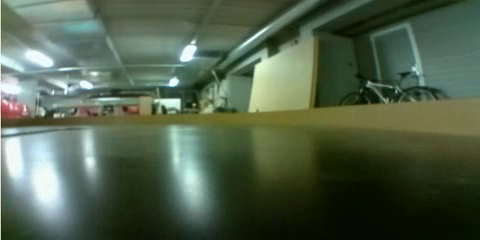
//> input picture frame 1914 of test_footage/output.avi, 480 x 240 px
$ ./test   (built with g++ and OpenCV 4)
//> lines starting //> are read from the running program, lines starting //| are printed output that depends on the picture; after the words box and inside, x2 and y2 are one past the last pixel; in counts of white or black regions, pixels touching at a corner belong together
#include "opencv2/core.hpp"
#include "opencv2/imgcodecs.hpp"
#include "opencv2/imgproc/imgproc.hpp"
#include "opencv2/highgui/highgui.hpp"
#include "opencv2/highgui/highgui_c.h"
#include <stdlib.h>
#include <stdio.h>
#include <iostream>
#include <numeric>

#define SERVO_PIN 18 // BCM hardware PWM servo pin

using namespace std;
using namespace cv;


void Dilation( int, void* );
void MyFilledCircle( Mat img, Point center );
double VectorAvg( std::vector<int> const& v );
void CloseWindows();
void DisplayHistogram( int height, int width, Mat values, double middlepoint );

cv::Mat ClaheEqualization( Mat source ) {
	// Clahe equalization
	// READ RGB color image and convert it to Lab
    Mat lab_image;
    cvtColor(source, lab_image, CV_BGR2Lab);

    // Extract the L channel
    vector<Mat> lab_planes(3);
    split(lab_image, lab_planes);  // now we have the L image in lab_planes[0]

    // apply the CLAHE algorithm to the L channel
    Ptr<CLAHE> clahe = createCLAHE();
    clahe->setClipLimit(3);
	clahe->setTilesGridSize( Size (8,8) );
    Mat dst;
    clahe->apply(lab_planes[0], dst);

    // Merge the the color planes back into an Lab image
    dst.copyTo(lab_planes[0]);
    cv::merge(lab_planes, lab_image);

	// convert back to RGB
   	Mat image_clahe;
   	cvtColor(lab_image, image_clahe, CV_Lab2BGR);

	return image_clahe;
}

Mat src;
// Timer functionality for code performance testing
double t = 0;

int main(int argc,char** argv){

	// Define manual driving control
	bool detect = true;

	// Define video capture
	VideoCapture cap("output.avi");


	while ( cap.isOpened() )
    {
		// Send VideoCapture to src Mat
		cap >> src;
//> src is the input picture: 240 rows x 480 cols, CV_8UC3; mean B, G, R 74.9, 96.1, 80.4
        if(src.empty()) break;

		// Performance test
		t = (double)getTickCount();

		// Get source image height and width
		int src_height = src.size().height;
//> src_height = 240
		int src_width = src.size().width;
//> src_width = 480

		//char key = (char) waitKey(1);
		char key = 'p';

		if (key == 'p') detect = true;
		else if (key == 'o') detect = false;

		if (detect)
		{
			Mat crop;
			Rect crop_region(0, 120, src_width, 120);
//> crop_region = Rect(0, 120, 480, 120)

			crop=src(crop_region);
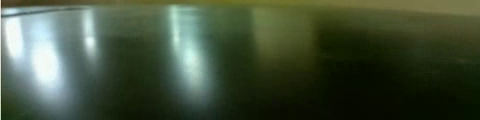
//> crop: 120 rows x 480 cols, CV_8UC3; mean B, G, R 58.2, 79.7, 66.3


			Mat image_clahe = ClaheEqualization(crop);
//> in ClaheEqualization, `cvtColor(source, lab_image, CV_BGR2Lab);`: lab_image: 120 rows x 480 cols, CV_8UC3; mean of channels 0, 1, 2 79.1, 118.9, 138.5
//> in ClaheEqualization, `split(lab_image, lab_planes);`:
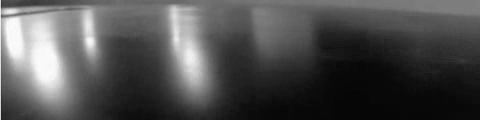
//> lab_planes[0]: 120 rows x 480 cols, CV_8UC1; min 6, max 252, mean 79.1
//> in ClaheEqualization, `split(lab_image, lab_planes);`:
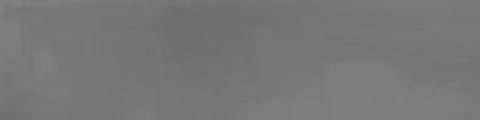
//> lab_planes[1]: 120 rows x 480 cols, CV_8UC1; min 108, max 131, mean 118.9
//> in ClaheEqualization, `split(lab_image, lab_planes);`:
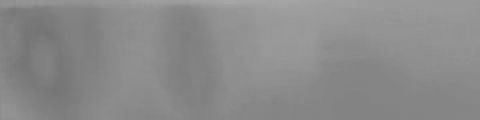
//> lab_planes[2]: 120 rows x 480 cols, CV_8UC1; min 117, max 166, mean 138.5
//> in ClaheEqualization, `clahe->apply(lab_planes[0], dst);`:
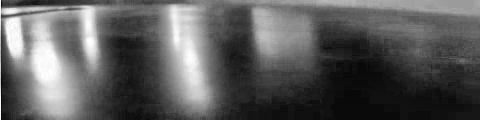
//> dst: 120 rows x 480 cols, CV_8UC1; min 7, max 255, mean 91.9
//> in ClaheEqualization, `cv::merge(lab_planes, lab_image);`: lab_image: 120 rows x 480 cols, CV_8UC3; mean of channels 0, 1, 2 91.9, 118.9, 138.5
//> in ClaheEqualization, `cvtColor(lab_image, image_clahe, CV_Lab2BGR);`:
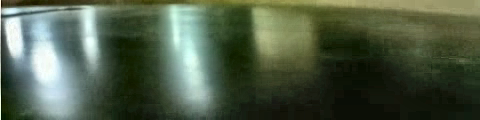
//> image_clahe: 120 rows x 480 cols, CV_8UC3; mean B, G, R 70.7, 91.9, 78.6


			// Convert to HSV
			Mat hsv;
			cvtColor(image_clahe, hsv, CV_BGR2HSV);
//> hsv: 120 rows x 480 cols, CV_8UC3; mean H, S, V 53.1, 99.5, 92.5

			// Detect floor
			Mat frame_threshold;
			inRange(hsv, Scalar(37, 0, 0), Scalar(179, 255, 255), frame_threshold);
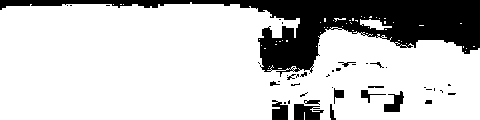
//> frame_threshold: 120 rows x 480 cols, CV_8UC1; 78.5% white; 43 black regions (28 under 20 px), largest, box (x1, y1, x2, y2) and area: (0, 0, 480, 77) 10924, (294, 104, 324, 120) 359, (272, 100, 288, 120) 252

			// Sum image intensity values by columns
			Mat histogramValues;
        	reduce( frame_threshold, histogramValues, 0, CV_REDUCE_SUM, CV_32F );
//> histogramValues = 480 values, max 30090 at index 190, min 7395 at index 305, mean 24033.8

			// CHECK WHAT VALUES ARE STORED IN histogramVAlues WHEN NO FLOOR DETECTED

			// Find min and max valuess
			double min, max;
			minMaxIdx( histogramValues, &min, &max );
//> min = 7395; max = 30090
			min = 0.8 * max;
//> min = 24072

			// Filter noise
			vector<int> arr;
			size_t c = 0;

			for(int i = 0; i < histogramValues.cols; i++)
			{
				if (histogramValues.at<float>(0, i) >= min)
				{
					arr.push_back( i );
					c++;
				}
			}
//> after the loop, arr = 260 values from 0 to 259; c = 260

			// Find the average value
        	double average = VectorAvg(arr);
//> average = 129.5

			cout << average << endl;
//| 129.5

			//DisplayHistogram( src_height, src_width, histogramValues, average);

        	//imshow("hsv", hsv);
			//imshow("detectedFloor", frame_threshold);
		}
		else
		{
			CloseWindows();

		}

		//imshow("source", src);

		// Total execution time
		printf( "Total execution time = %g ms\n", ((double)getTickCount() - t)*1000/getTickFrequency());
    }

	destroyAllWindows();

    return 0;
}

// [14 lines left out: function MyFilledCircle, not called in this run]

double VectorAvg(std::vector<int> const& v) {
    return 1.0 * std::accumulate(v.begin(), v.end(), 0LL) / v.size();
}

// [35 lines left out: functions CloseWindows, DisplayHistogram, not called in this run]

$ run again, starting later in the video
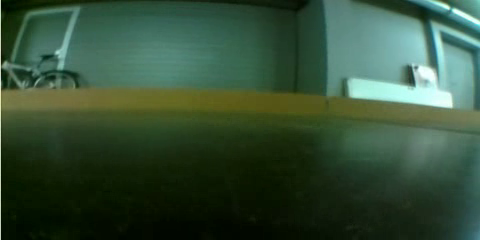
//> input picture frame 8613 of test_footage/output.avi, 480 x 240 px
//> src is the input picture: 240 rows x 480 cols, CV_8UC3; mean B, G, R 55.3, 78.1, 52.4
//> in ClaheEqualization, `split(lab_image, lab_planes);`:
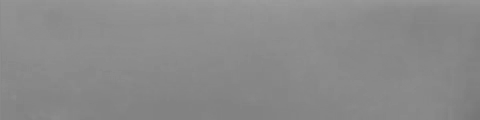
//> lab_planes[2]: 120 rows x 480 cols, CV_8UC1; min 118, max 155, mean 137.8
//> in ClaheEqualization, `cvtColor(lab_image, image_clahe, CV_Lab2BGR);`:
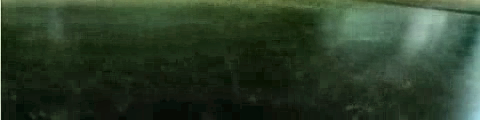
//> image_clahe: 120 rows x 480 cols, CV_8UC3; mean B, G, R 40.8, 60.9, 43.4
//> hsv: 120 rows x 480 cols, CV_8UC3; mean H, S, V 55.7, 107.7, 60.9
//> frame_threshold: 120 rows x 480 cols, CV_8UC1; every value is 255
//> histogramValues = 480 values from 30600 to 30600
//> `minMaxIdx( histogramValues, &min, &max );`: min = 30600
//> `min = 0.8 * max;`: min = 24480
//> after the loop `for(int i = 0; i < histogramValues.cols; i++)`: arr = 480 values from 0 to 479; c = 480
//> average = 239.5
//| 239.5
